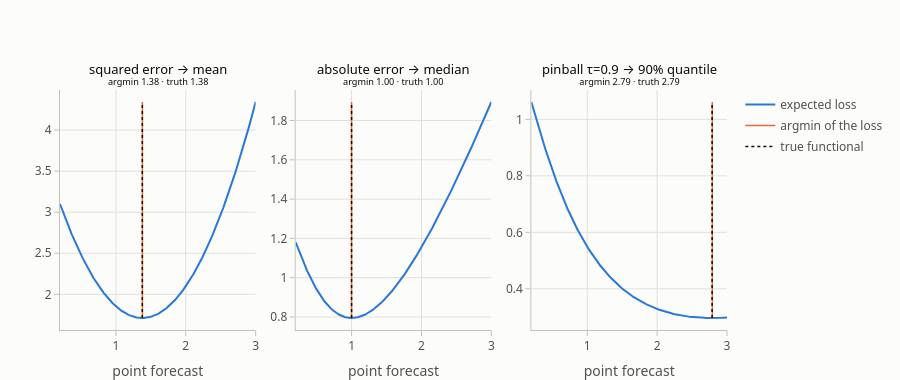

The notebook cell this image was saved under:
### Markdown cell above
## 7. Different losses elicit different summaries of the distribution

A deep but very practical fact: **the loss function you train/evaluate with decides which functional of $\hat F$ you get.**

| Loss | Optimal point forecast |
|---|---|
| squared error | mean |
| absolute error | median |
| pinball loss at $\tau$ | $\tau$-quantile |
| 0/1 loss on a threshold | most likely side of the threshold |

Let's verify numerically on a skewed (log-normal) distribution.

### Code cell
draws = rng.lognormal(mean=0, sigma=0.8, size=200_000)
grid = np.linspace(0.2, 3, 400)
mse = [np.mean((draws - g) ** 2) for g in grid]
mae = [np.mean(np.abs(draws - g)) for g in grid]
pin90 = [np.mean(pf.pinball_loss(draws, g, 0.9)) for g in grid]

fig = pf.subplots(1, 3, titles=["squared error → mean", "absolute error → median", "pinball τ=0.9 → 90% quantile"], height=380)
for c, (loss, target) in enumerate(zip([mse, mae, pin90], [draws.mean(), np.median(draws), np.quantile(draws, 0.9)]), start=1):
    best = grid[np.argmin(loss)]
    fig.add_trace(go.Scatter(x=grid, y=loss, mode="lines", line=dict(color=pf.SERIES[0], width=2), name="expected loss",
                             showlegend=c == 1, hovertemplate="guess %{x:.2f} → loss %{y:.3f}<extra></extra>"), row=1, col=c)
    pf.add_vline(fig, best, min(loss), max(loss), "argmin of the loss", color=pf.SERIES[1], dash="solid", row=1, col=c, showlegend=c == 1)
    pf.add_vline(fig, target, min(loss), max(loss), "true functional", color=pf.INK["primary"], dash="dot", row=1, col=c, showlegend=c == 1)
    fig.layout.annotations[c - 1].text += f"<br><sup>argmin {best:.2f} · truth {target:.2f}</sup>"
fig.update_xaxes(title_text="point forecast")
fig.update_layout(margin=dict(t=90))
fig.show()

### Figure 1 — Plotly figure (JSON) as saved in the notebook; plotly's stock layout.template omitted (floating-point values rounded to 4 significant figures; data arrays with more than 128 entries replaced by an {"elided": "..."} marker saying what was removed)
{"data": [{"hovertemplate": "guess %{x:.2f} → loss %{y:.3f}<extra></extra>", "line": {"color": "#2a78d6", "width": 2}, "mode": "lines", "name": "expected loss", "showlegend": true, "type": "scatter", "x": {"elided": "400 float values"}, "xaxis": "x", "y": {"elided": "400 float values"}, "yaxis": "y"}, {"hovertemplate": "argmin of the loss<extra></extra>", "legendgroup": "argmin of the loss", "line": {"color": "#eb6834", "dash": "solid", "width": 1.5}, "mode": "lines", "name": "argmin of the loss", "showlegend": true, "type": "scatter", "x": [1.379, 1.379], "xaxis": "x", "y": [1.712, 4.342], "yaxis": "y"}, {"hovertemplate": "true functional<extra></extra>", "legendgroup": "true functional", "line": {"color": "#0b0b0b", "dash": "dot", "width": 1.5}, "mode": "lines", "name": "true functional", "showlegend": true, "type": "scatter", "x": [1.378, 1.378], "xaxis": "x", "y": [1.712, 4.342], "yaxis": "y"}, {"hovertemplate": "guess %{x:.2f} → loss %{y:.3f}<extra></extra>", "line": {"color": "#2a78d6", "width": 2}, "mode": "lines", "name": "expected loss", "showlegend": false, "type": "scatter", "x": {"elided": "400 float values"}, "xaxis": "x2", "y": {"elided": "400 float values"}, "yaxis": "y2"}, {"hovertemplate": "argmin of the loss<extra></extra>", "legendgroup": "argmin of the loss", "line": {"color": "#eb6834", "dash": "solid", "width": 1.5}, "mode": "lines", "name": "argmin of the loss", "showlegend": false, "type": "scatter", "x": [1, 1], "xaxis": "x2", "y": [0.7948, 1.894], "yaxis": "y2"}, {"hovertemplate": "true functional<extra></extra>", "legendgroup": "true functional", "line": {"color": "#0b0b0b", "dash": "dot", "width": 1.5}, "mode": "lines", "name": "true functional", "showlegend": false, "type": "scatter", "x": [0.9998, 0.9998], "xaxis": "x2", "y": [0.7948, 1.894], "yaxis": "y2"}, {"hovertemplate": "guess %{x:.2f} → loss %{y:.3f}<extra></extra>", "line": {"color": "#2a78d6", "width": 2}, "mode": "lines", "name": "expected loss", "showlegend": false, "type": "scatter", "x": {"elided": "400 float values"}, "xaxis": "x3", "y": {"elided": "400 float values"}, "yaxis": "y3"}, {"hovertemplate": "argmin of the loss<extra></extra>", "legendgroup": "argmin of the loss", "line": {"color": "#eb6834", "dash": "solid", "width": 1.5}, "mode": "lines", "name": "argmin of the loss", "showlegend": false, "type": "scatter", "x": [2.789, 2.789], "xaxis": "x3", "y": [0.2967, 1.061], "yaxis": "y3"}, {"hovertemplate": "true functional<extra></extra>", "legendgroup": "true functional", "line": {"color": "#0b0b0b", "dash": "dot", "width": 1.5}, "mode": "lines", "name": "true functional", "showlegend": false, "type": "scatter", "x": [2.787, 2.787], "xaxis": "x3", "y": [0.2967, 1.061], "yaxis": "y3"}], "layout": {"annotations": [{"font": {"color": "#0b0b0b", "size": 13}, "showarrow": false, "text": "squared error → mean<br><sup>argmin 1.38 · truth 1.38</sup>", "x": 0.1467, "xanchor": "center", "xref": "paper", "y": 1, "yanchor": "bottom", "yref": "paper"}, {"font": {"color": "#0b0b0b", "size": 13}, "showarrow": false, "text": "absolute error → median<br><sup>argmin 1.00 · truth 1.00</sup>", "x": 0.5, "xanchor": "center", "xref": "paper", "y": 1, "yanchor": "bottom", "yref": "paper"}, {"font": {"color": "#0b0b0b", "size": 13}, "showarrow": false, "text": "pinball τ=0.9 → 90% quantile<br><sup>argmin 2.79 · truth 2.79</sup>", "x": 0.8533, "xanchor": "center", "xref": "paper", "y": 1, "yanchor": "bottom", "yref": "paper"}], "height": 380, "margin": {"t": 90}, "title": {}, "xaxis": {"anchor": "y", "domain": [0, 0.2933], "title": {"text": "point forecast"}}, "xaxis2": {"anchor": "y2", "domain": [0.3533, 0.6467], "title": {"text": "point forecast"}}, "xaxis3": {"anchor": "y3", "domain": [0.7067, 1], "title": {"text": "point forecast"}}, "yaxis": {"anchor": "x", "domain": [0, 1]}, "yaxis2": {"anchor": "x2", "domain": [0, 1]}, "yaxis3": {"anchor": "x3", "domain": [0, 1]}}}
